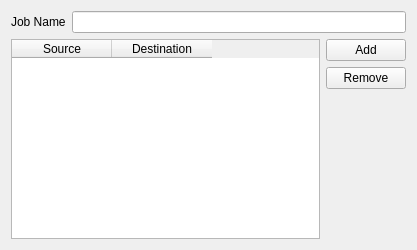
<?xml version="1.0" encoding="UTF-8"?>
<ui version="4.0">
 <class>EditBackupJobWidget</class>
 <widget class="QWidget" name="EditBackupJobWidget">
  <property name="geometry">
   <rect>
    <x>0</x>
    <y>0</y>
    <width>417</width>
    <height>250</height>
   </rect>
  </property>
  <property name="windowTitle">
   <string>Form</string>
  </property>
  <layout class="QVBoxLayout" name="verticalLayout">
   <item>
    <layout class="QHBoxLayout" name="horizontalLayout_2">
     <item>
      <widget class="QLabel" name="label">
       <property name="text">
        <string>Job Name</string>
       </property>
      </widget>
     </item>
     <item>
      <widget class="QLineEdit" name="jobNameEdit"/>
     </item>
    </layout>
   </item>
   <item>
    <layout class="QHBoxLayout" name="horizontalLayout_3">
     <item>
      <widget class="QTableWidget" name="backupPointsWidget">
       <column>
        <property name="text">
         <string>Source</string>
        </property>
       </column>
       <column>
        <property name="text">
         <string>Destination</string>
        </property>
       </column>
      </widget>
     </item>
     <item>
      <layout class="QVBoxLayout" name="verticalLayout_2">
       <item>
        <widget class="QPushButton" name="addBackupPointButton">
         <property name="text">
          <string>Add</string>
         </property>
        </widget>
       </item>
       <item>
        <widget class="QPushButton" name="removeBackupPointButton">
         <property name="text">
          <string>Remove</string>
         </property>
        </widget>
       </item>
       <item>
        <spacer name="verticalSpacer">
         <property name="orientation">
          <enum>Qt::Vertical</enum>
         </property>
         <property name="sizeHint" stdset="0">
          <size>
           <width>20</width>
           <height>40</height>
          </size>
         </property>
        </spacer>
       </item>
      </layout>
     </item>
    </layout>
   </item>
  </layout>
 </widget>
 <resources/>
 <connections/>
</ui>
